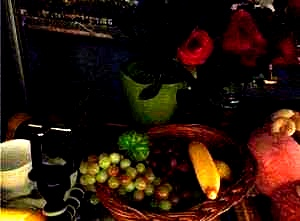
#> input picture image-processing/5.jpg, 300 x 221 px
$ python threshold.py
#> lines starting #> are read from the running program, lines starting #| are printed output that depends on the picture; after the words box and inside, x2 and y2 are one past the last pixel; in counts of white or black regions, pixels touching at a corner belong together
import cv2

# Load the image
image = cv2.imread("5.jpg", 0)  # 0 flag loads the image in grayscale
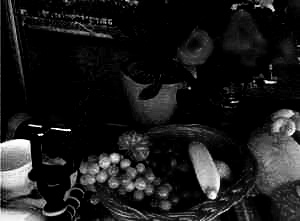
#> image: shape (221, 300); min 0, max 255, mean 27.9

# Apply binary thresholding
_, thresholded_image = cv2.threshold(image, 30, 255, cv2.THRESH_BINARY)
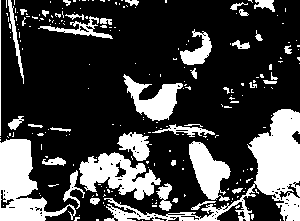
#> thresholded_image: shape (221, 300); 26.1% white; 222 white regions (182 under 20 px), largest, box (x1, y1, x2, y2) and area: (104, 109, 300, 221) 4893, (0, 139, 76, 221) 2887, (79, 152, 161, 200) 2086

# Display the original and thresholded images
cv2.imshow("Original Image", image)
cv2.imshow("Thresholded Image", thresholded_image)
cv2.waitKey(0)
cv2.destroyAllWindows()

$ run again, with image-processing/1.jpg copied over image-processing/5.jpg
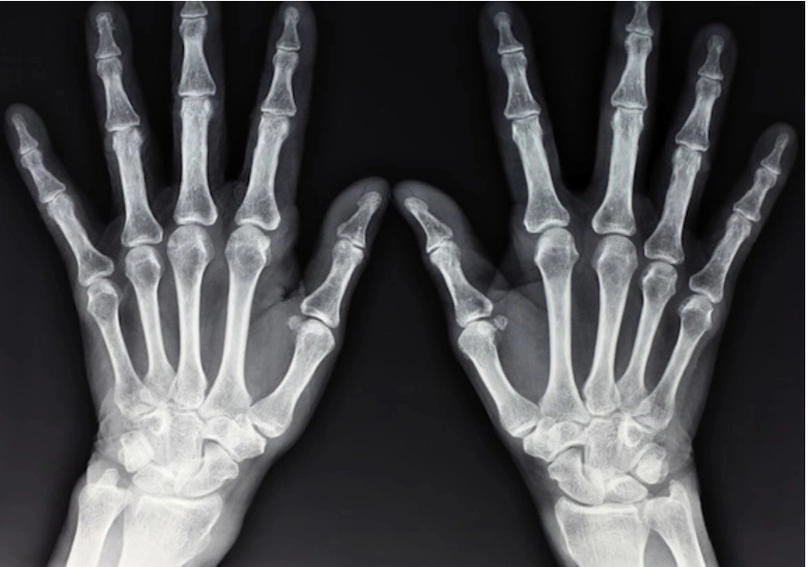
#> input picture image-processing/1.jpg, 808 x 567 px
#> `_, thresholded_image = cv2.threshold(image, 30, 255, cv2.THRESH_BINARY)`:
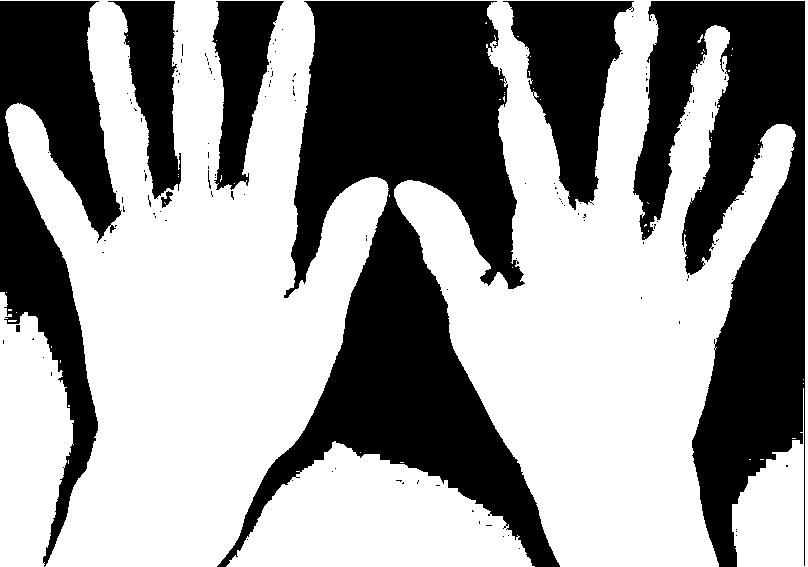
#> thresholded_image: shape (567, 808); 59.2% white; 138 black regions (129 under 20 px), largest, box (x1, y1, x2, y2) and area: (217, 1, 560, 567) 78727, (633, 1, 805, 567) 50416, (0, 1, 122, 567) 29032

$ run again, with image-processing/2.jpg copied over image-processing/5.jpg
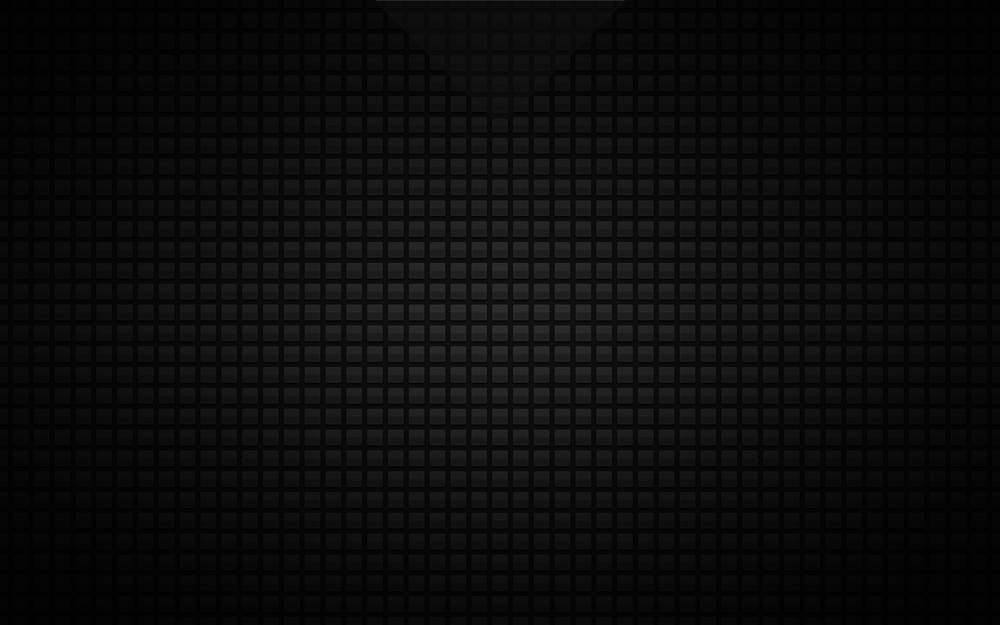
#> input picture image-processing/2.jpg, 1000 x 625 px, shrunk from 1920 x 1200 before the run
#> image is the input picture: shape (625, 1000); min 0, max 54, mean 11.5
#> `_, thresholded_image = cv2.threshold(image, 30, 255, cv2.THRESH_BINARY)`:
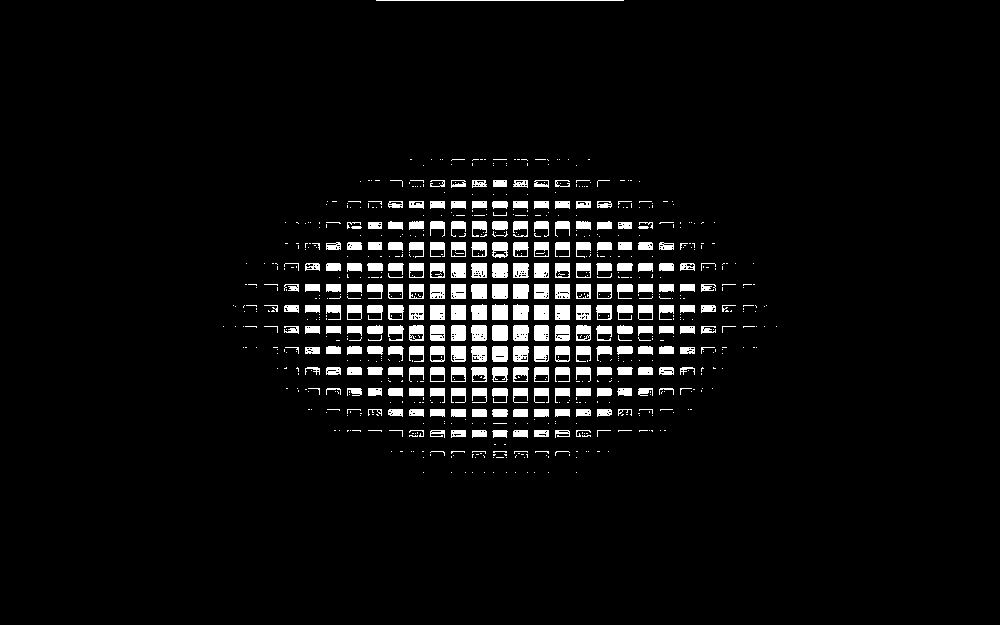
#> thresholded_image: shape (625, 1000); 4.8% white; 773 white regions (546 under 20 px), largest, box (x1, y1, x2, y2) and area: (492, 325, 508, 341) 252, (376, 0, 624, 1) 248, (492, 304, 508, 320) 242

$ run again, with image-processing/3.jpg copied over image-processing/5.jpg
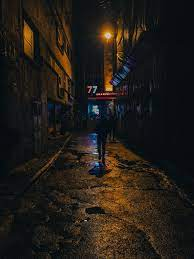
#> input picture image-processing/3.jpg, 194 x 259 px
#> `image = cv2.imread("5.jpg", 0)`:
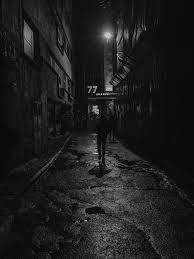
#> image: shape (259, 194); min 0, max 213, mean 29.7
#> `_, thresholded_image = cv2.threshold(image, 30, 255, cv2.THRESH_BINARY)`:
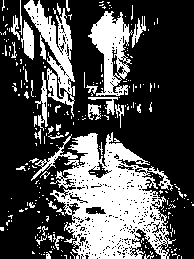
#> thresholded_image: shape (259, 194); 31.3% white; 275 white regions (237 under 20 px), largest, box (x1, y1, x2, y2) and area: (50, 132, 176, 259) 8530, (24, 0, 75, 117) 2090, (88, 11, 133, 96) 1887
